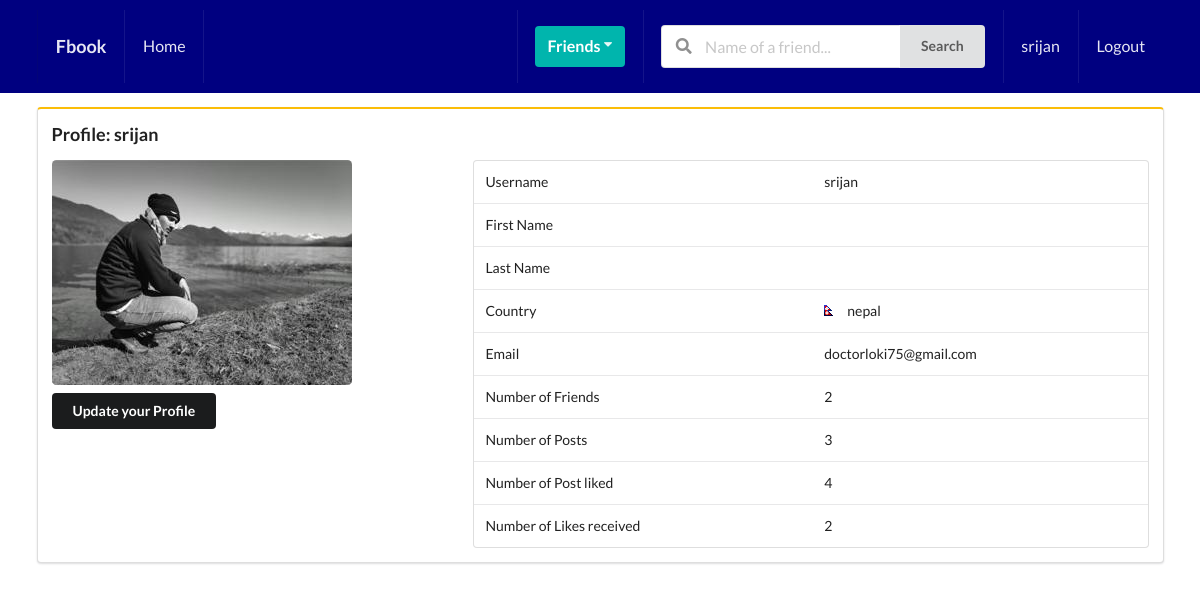
The page /users/profile/ (signed in) on the database its author committed.
### users/models.py (models this page shows, shortened)
class Profile(models.Model):
    user=models.OneToOneField(User, on_delete=models.CASCADE)
    bio=models.TextField(max_length=500,default='This user has no bio..')
    email=models.EmailField(max_length=254,blank=True)
    country=models.CharField(max_length=50,blank=True)
    image=models.ImageField(upload_to='profile_pic',default='default.png')
    friends=models.ManyToManyField(User,blank=True,related_name='friends')
    updated=models.DateTimeField(auto_now=True)
    created=models.DateTimeField(auto_now_add=True)
    objects=ProfileManager()
    def get_posts_number(self):
        return self.posts.all().count()
    def likes_given(self):
        like=self.like_set.all()
        total_likes=0
        for item in like:
            if item.value=="Like":
                total_likes+=1
        return total_likes
    def likes_received(self):
        posts=self.posts.all()
        total_likes=0
        for item in posts:
            total_likes+=item.liked.all().count()
        return total_likes
    def get_friends_number(self):
        return self.friends.all().count()

### blogs/models.py (models this page shows, shortened)
class Like(models.Model):
    user=models.ForeignKey(Profile, on_delete=models.CASCADE)
    post=models.ForeignKey(Post, on_delete=models.CASCADE)
    value=models.CharField(max_length=50,choices=LIKE_CHOICES)
    updated=models.DateTimeField(auto_now=True)
    created=models.DateTimeField(auto_now_add=True)

class Post(models.Model):
    content=models.TextField()
    image=models.ImageField(upload_to='post_pics', validators=[FileExtensionValidator(['png','jpg','jpeg'])],blank=True)
    liked=models.ManyToManyField(Profile, blank=True,related_name='likes')
    updated=models.DateTimeField(auto_now=True)
    created=models.DateTimeField(auto_now_add=True)
    author=models.ForeignKey(Profile, on_delete=models.CASCADE,related_name='posts')
    class Meta:
        ordering=['-created']
    """def save(self, force_insert=False, force_update=False, using=None, update_fields=None):
        super().save(force_insert=force_insert, force_update=force_update, using=using, update_fields=update_fields)

        img=Image.open(self.image.path)
        if img.height>300 or img.width>300:
            output_size=(300,300)
            img.thumbnail(output_size)
            img.save(self.image.path)"""

### users/views.py (the view)
# urls.py: path("profile/", reg_views.profile, name="profile"), #my profile
def profile(request):
    pro=Profile.objects.get(user=request.user)
    if request.method=="POST":
        p_form=ProfileUpdateForm(request.POST or None,request.FILES or None,instance=pro)
        if p_form.is_valid():
            p_form.save()
            messages.success(request,f'You have updated your profile.')
            return redirect('profile')
        else:
            messages.error(request,f'Please enter all fields propely.')
            return redirect('profile')
    else:
        p_form=ProfileUpdateForm(instance=pro)
    context={
        'pro':pro,
        'p_form':p_form
    }
    return render(request,'users/profile.html',context)

### users/forms.py
class ProfileUpdateForm(forms.ModelForm):
    class Meta:
        model=Profile
        fields=['bio','email','country','image']

### users/templates/users/profile.html (shortened to what this page needs)
{% extends 'blogs/base.html' %}
{% block content %}
  <div class="ui yellow segment">
      <h3>Profile: {{pro.user.username}}</h3>
      <div class="ui grid">
      <div class="row">
          <div class="six wide column">
              <img src="{{pro.image.url}}" alt="Profile" class="ui medium rounded image">
            <div class="row mt-8">
                <button class="ui secondary button" id="modal-btn">Update your Profile</button>
            </div>
          </div>
          <div class="ten wide column">
              <table class="ui table">
                  <tbody>
                      <tr>
                          <td>Username</td>
                          <td>{{pro.user.username}}</td>
                      </tr>
                      <tr>
                          <td>First Name</td>
                          <td>{{pro.user.first_name}}</td>
                      </tr>
                      <tr>
                          <td>Last Name</td>
                          <td>{{pro.user.last_name}}</td>
                      </tr>
                      <tr>
                          <td>Country</td>
                          <td><i class="{{pro.country}} flag"></i>{{pro.country}}</td>
                      </tr>
                      <tr>
                          <td>Email</td>
                          <td>{{pro.email}}</td>
                      </tr>
                      <tr>
                        <td>Number of Friends</td>
                        <td>{{pro.get_friends_number}}</td>
                      </tr>
                      <tr>
                        <td>Number of Posts</td>
                        <td>{{pro.get_posts_number}}</td>
                      </tr>
                      <tr>
                        <td>Number of Post liked</td>
                        <td>{{pro.likes_given}}</td>
                      </tr>
                      <tr>
                        <td>Number of Likes received</td>
                        <td>{{pro.likes_received}}</td>
                      </tr>
                  </tbody>
              </table>
          </div>
      </div>
    </div>
  </div>
{% endblock content %}

### blogs/templates/blogs/base.html (shortened to what this page needs)
{% load static %}
<!DOCTYPE html>
<html lang="en">
<head>
    <link rel="stylesheet" href="https://cdn.jsdelivr.net/npm/semantic-ui@2.4.2/dist/semantic.min.css">
    <link rel="stylesheet" type="text/css" href="{% static 'css/styles.css' %}">
</head>
<body>
    <div class="ui inverted menu nav">
        <div class="ui container">
          <a href="#" class="item">
              <h3>Fbook</h3>
          </a>
          {% if user.is_authenticated %}
          <a href="{% url 'home' %}" class="item">
              Home
          </a>
          <div class="right menu">
              <div class="item">
                  <div class="ui floating dropdown icon button teal" id="dropdown_id"> Friends
                      <i class="dropdown icon"></i>
                   </div>
              </div>
                   <div class="item">
                    <form action="{% url 'search' %}" method="GET">
                      <div class="ui action left icon input">
                      <input class="prompt" type="text" name='q' value="{{request.GET.q}}" placeholder="Name of a friend...">
                      <button type='submit' class="ui button">Search</button>
                      </div>
                  </form>
                  </div>
                  <a href="{% url 'profile' %}" class="item">
                       {{request.user.username}}
                  </a>
                  <a href="{% url 'logout' %}" class="ui item">
                      Logout
                  </a>
                {% endif %}
          </div>
        </div>
      </div>
      <div class="ui container">
    <div class="ui container">
    {% block content %}
    {% endblock content %}
    </div>
</body>
</html>

### static/css/styles.css (style rules this page uses)
.nav { background-color: #000080 !important; font-size: 16px !important; border-radius: 0px !important; padding: 10px 0px 10px 0px !important; }
.mt-8 { margin-top: 8px !important; }

### rows shown on the page
Profile: user.username "srijan", image (picture), country "nepal", email "doctorloki75@gmail.com", get_friends_number "2", get_posts_number "3", likes_given "4", likes_received "2"

### other values the page prints
{{ request.user.username }} "srijan"
